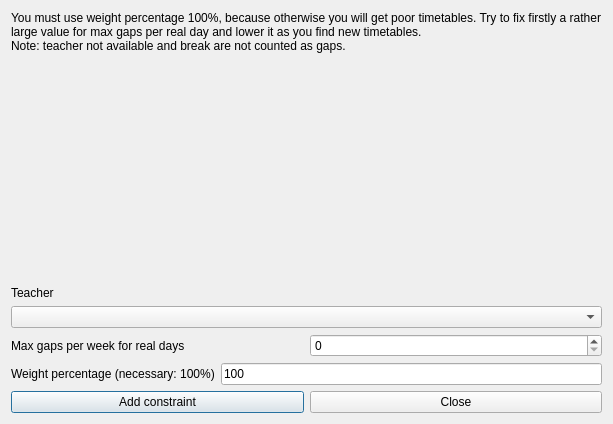
<?xml version="1.0" encoding="UTF-8"?>
<ui version="4.0">
 <class>AddConstraintTeacherMaxGapsPerWeekForRealDaysForm_template</class>
 <widget class="QDialog" name="AddConstraintTeacherMaxGapsPerWeekForRealDaysForm_template">
  <property name="geometry">
   <rect>
    <x>0</x>
    <y>0</y>
    <width>613</width>
    <height>424</height>
   </rect>
  </property>
  <property name="windowTitle">
   <string extracomment="This is the title of the dialog to add a new constraint of this type">Add teacher max gaps per week for real days</string>
  </property>
  <layout class="QGridLayout" name="gridLayout">
   <item row="3" column="0">
    <layout class="QHBoxLayout" name="horizontalLayout_2">
     <item>
      <widget class="QLabel" name="textLabel1">
       <property name="text">
        <string>Max gaps per week for real days</string>
       </property>
       <property name="wordWrap">
        <bool>false</bool>
       </property>
      </widget>
     </item>
     <item>
      <widget class="QSpinBox" name="maxGapsSpinBox"/>
     </item>
    </layout>
   </item>
   <item row="1" column="0">
    <spacer name="spacer1">
     <property name="orientation">
      <enum>Qt::Vertical</enum>
     </property>
     <property name="sizeType">
      <enum>QSizePolicy::Expanding</enum>
     </property>
     <property name="sizeHint" stdset="0">
      <size>
       <width>20</width>
       <height>16</height>
      </size>
     </property>
    </spacer>
   </item>
   <item row="0" column="0">
    <widget class="QLabel" name="weightTextLabel_2">
     <property name="sizePolicy">
      <sizepolicy hsizetype="Minimum" vsizetype="Minimum">
       <horstretch>0</horstretch>
       <verstretch>0</verstretch>
      </sizepolicy>
     </property>
     <property name="frameShape">
      <enum>QFrame::NoFrame</enum>
     </property>
     <property name="frameShadow">
      <enum>QFrame::Plain</enum>
     </property>
     <property name="text">
      <string>You must use weight percentage 100%, because otherwise you will get poor timetables. Try to fix firstly a rather large value for max gaps per real day and lower it as you find new timetables.
Note: teacher not available and break are not counted as gaps.</string>
     </property>
     <property name="wordWrap">
      <bool>true</bool>
     </property>
    </widget>
   </item>
   <item row="4" column="0">
    <layout class="QHBoxLayout" name="horizontalLayout">
     <item>
      <widget class="QLabel" name="weightTextLabel">
       <property name="frameShape">
        <enum>QFrame::NoFrame</enum>
       </property>
       <property name="frameShadow">
        <enum>QFrame::Plain</enum>
       </property>
       <property name="text">
        <string>Weight percentage (necessary: 100%)</string>
       </property>
       <property name="wordWrap">
        <bool>false</bool>
       </property>
      </widget>
     </item>
     <item>
      <widget class="QLineEdit" name="weightLineEdit">
       <property name="text">
        <string notr="true">100</string>
       </property>
      </widget>
     </item>
    </layout>
   </item>
   <item row="5" column="0">
    <layout class="QHBoxLayout">
     <item>
      <widget class="QPushButton" name="addConstraintPushButton">
       <property name="text">
        <string>Add constraint</string>
       </property>
      </widget>
     </item>
     <item>
      <widget class="QPushButton" name="closePushButton">
       <property name="text">
        <string>Close</string>
       </property>
      </widget>
     </item>
    </layout>
   </item>
   <item row="2" column="0">
    <layout class="QVBoxLayout" name="verticalLayout">
     <item>
      <widget class="QLabel" name="teacherTextLabel">
       <property name="frameShape">
        <enum>QFrame::NoFrame</enum>
       </property>
       <property name="frameShadow">
        <enum>QFrame::Plain</enum>
       </property>
       <property name="text">
        <string>Teacher</string>
       </property>
       <property name="wordWrap">
        <bool>false</bool>
       </property>
      </widget>
     </item>
     <item>
      <widget class="QComboBox" name="teachersComboBox">
       <property name="editable">
        <bool>false</bool>
       </property>
       <property name="insertPolicy">
        <enum>QComboBox::NoInsert</enum>
       </property>
       <property name="duplicatesEnabled">
        <bool>false</bool>
       </property>
      </widget>
     </item>
    </layout>
   </item>
  </layout>
 </widget>
 <layoutdefault spacing="6" margin="11"/>
 <resources/>
 <connections/>
</ui>
